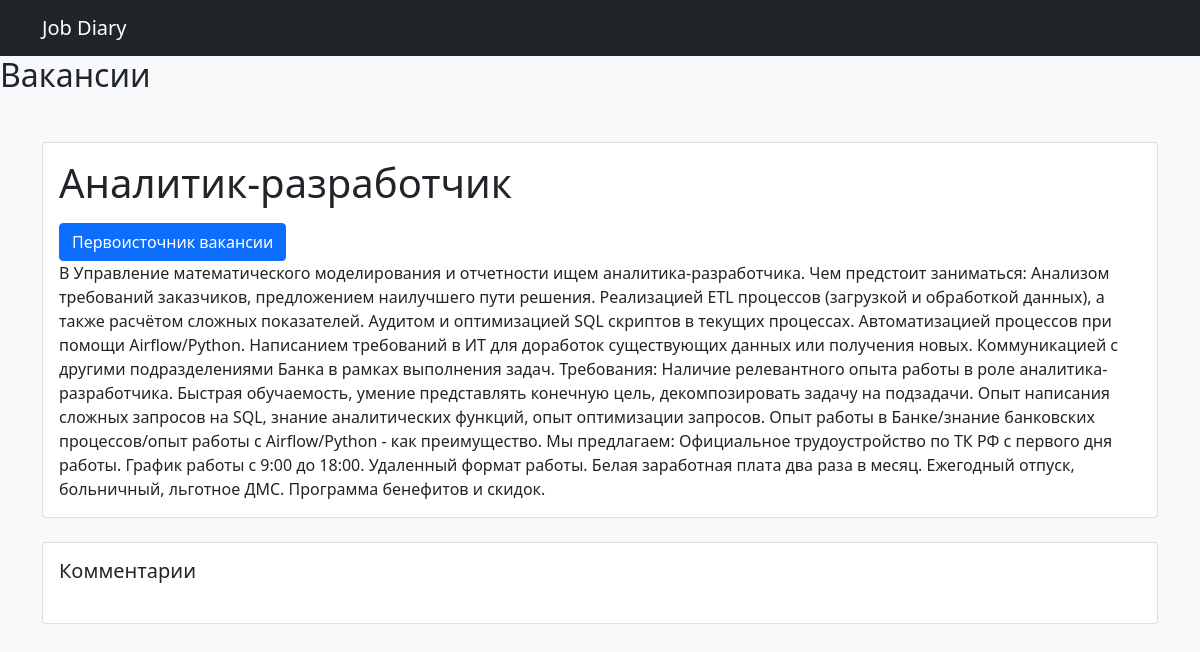
The app's page /detail_vacancy/1/ with its own data.
### vacancy/models.py (models this page shows)
class Vacancy(models.Model):
    name = models.CharField(max_length=255, verbose_name='Название вакансии')
    text = models.TextField(max_length=3000, verbose_name='Описание')
    salary = models.IntegerField(blank=True, null=True, verbose_name='Зарплата')
    link = models.URLField(max_length=1000, verbose_name='Ссылка на вакансию на сайте по поиску работы')
    company = models.CharField(max_length=255, verbose_name='Компания')
    create_time = models.DateTimeField(auto_now_add=True, verbose_name='Время создания')
    class Meta:
        verbose_name = 'Вакансия'
        verbose_name_plural = 'Вакансии'
        ordering = ['-create_time']
        indexes = [
            models.Index(fields=['-create_time'])
        ]

### vacancy/views.py (the view)
# urls.py: path('detail_vacancy/<int:vacancy_id>/', views.detail_vacancy, name='detail_vacancy'),
def detail_vacancy(request, vacancy_id):
    vacancy = Vacancy.objects.get(pk=vacancy_id)
    comments = Comment.objects.filter(vacancy=vacancy)
    if request.method == 'POST':
        form = AddComment(request.POST)
        if form.is_valid():
            comment = form.save(commit=False)
            comment.vacancy = vacancy
            comment.save()
            return redirect('detail_vacancy', vacancy_id=vacancy.id)
    else:
        form = AddComment()
    return render(request, 'detail_vacancy.html', {'vacancy': vacancy, 'comments': comments, 'form': form})

### templates/detail_vacancy.html (shortened to what this page needs)
{% extends 'base.html' %}
{% block content %}
    <h2>Вакансии</h2>
    <div class="container my-5">
        <div class="card mb-4">
            <div class="card-body">
                <h1 class="card-title mb-3">{{ vacancy.name }}</h1>
                <a href="{{ vacancy.link }}" class="btn btn-primary" target="_blank">Первоисточник вакансии</a>
                <p class="card-text">{{ vacancy.text }}</p>
            </div>
        </div>
        <div class="card">
            <div class="card-body">
                <h5 class="card-title mb-4">Комментарии</h5>
        </div>
    </div>
{% endblock %}

### records on screen
Vacancy: name "Аналитик-разработчик", text "В Управление математического моделирования и отчетности ищем аналитика-разработчика. Чем предстоит заниматься: Анализом требований заказчиков, предложением наилучшего пути решения. Реализацией ETL процессов (загрузкой и обработкой данных), а также расчётом сложных показателей. Аудитом и оптимизацией SQL скриптов в текущих процессах. Автоматизацией процессов при помощи Airflow/Python. Написанием требований в ИТ для доработок существующих данных или получения новых. Коммуникацией с другими подразделениями Банка в рамках выполнения задач. Требования: Наличие релевантного опыта работы в роле аналитика-разработчика. Быстрая обучаемость, умение представлять конечную цель, декомпозировать задачу…"
